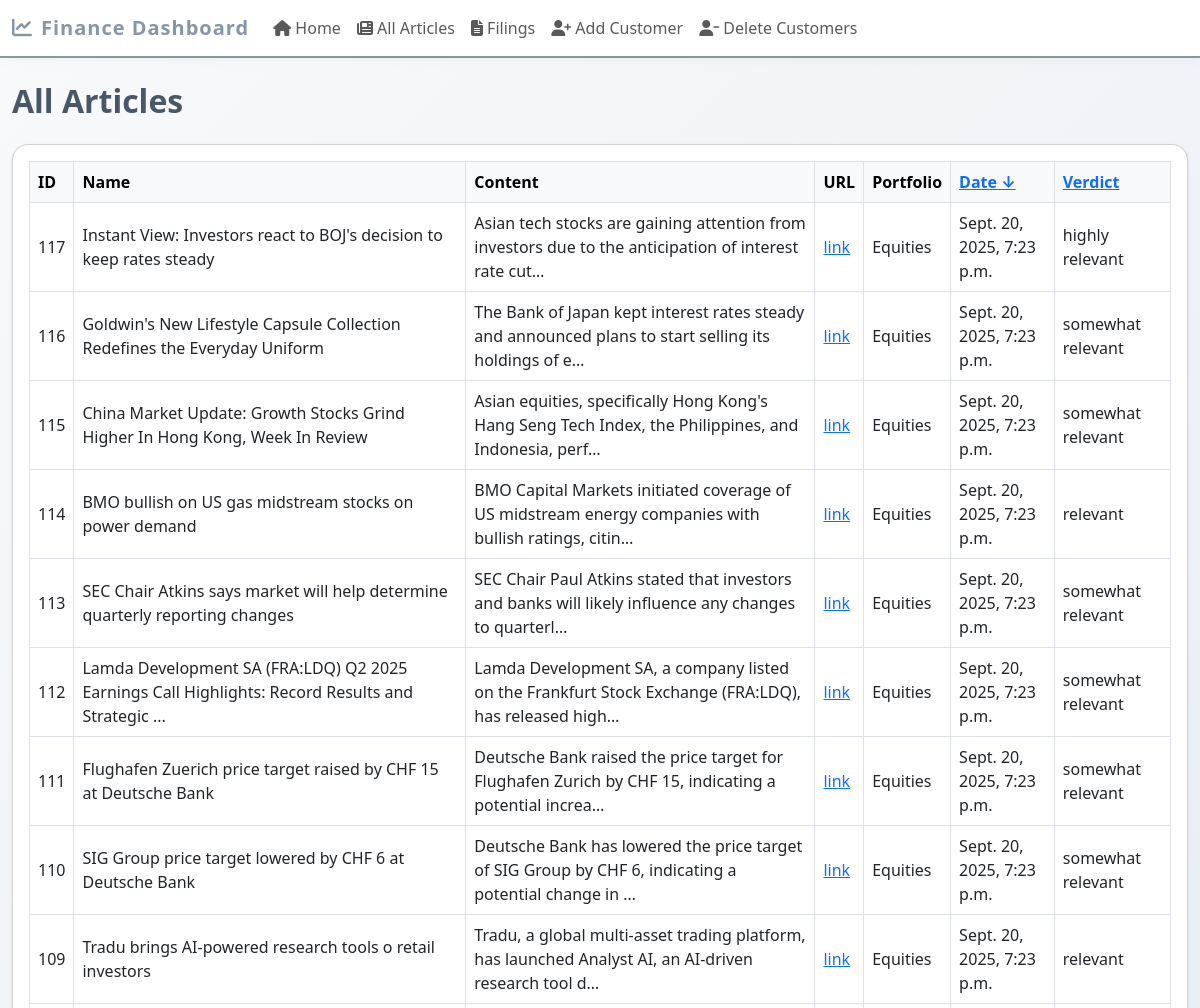
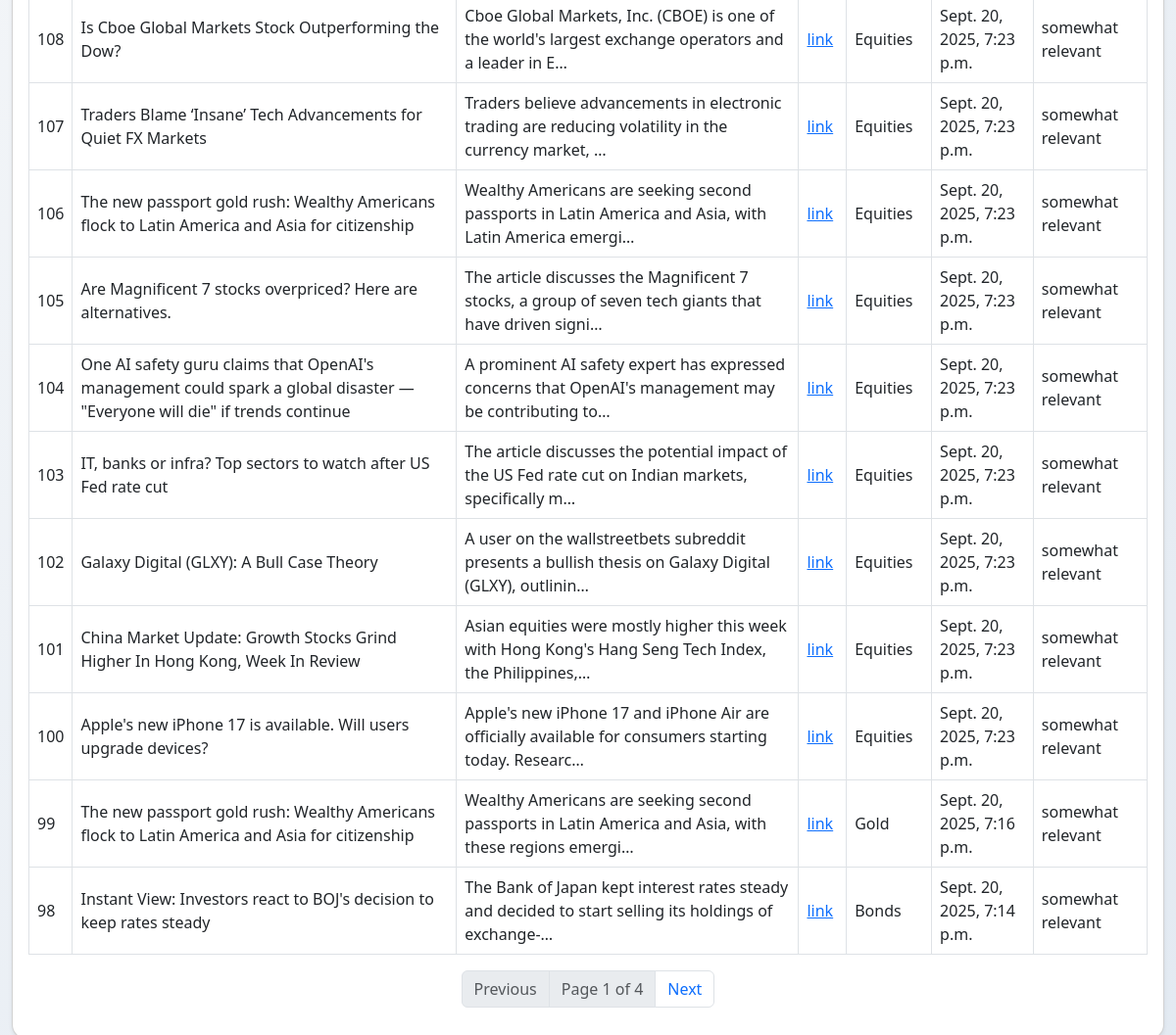
/articles/, run on an earlier commit of the app's database (2 pictures, top to bottom).
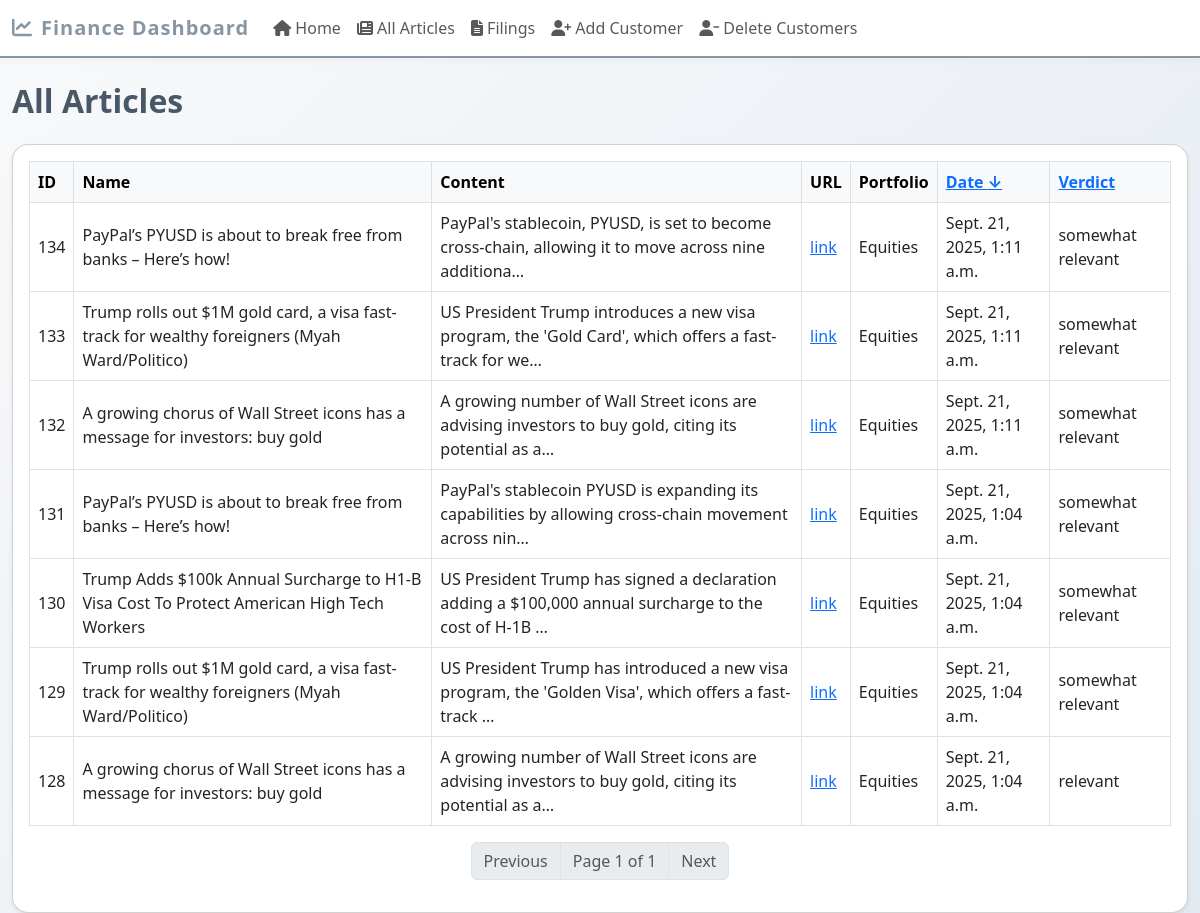
And on a later commit of the database.
### interface/models.py (models this page shows)
class Article(models.Model):
    name = models.CharField(max_length=200)
    content = models.TextField()
    url = models.URLField(max_length=200)
    portfolio = models.TextField()
    date = models.DateTimeField(auto_now_add=True)
    verdict = models.CharField(max_length=100, blank=True, null=True)

### interface/views.py (the view)
# urls.py: path('articles/', views.article_list, name='article_list'),
def article_list(request):
    sort = request.GET.get('sort', 'date')
    order = request.GET.get('order', 'desc')
    if sort == 'relevancy':
        ordering = ['highly relevant', 'relevant', 'somewhat relevant', 'not relevant']
        articles = list(Article.objects.all())
        articles.sort(key=lambda a: ordering.index(a.verdict) if a.verdict in ordering else 99)
        if order == 'desc':
            articles = articles[::-1]
    else:
        articles = Article.objects.all().order_by('-date' if order == 'desc' else 'date')
    paginator = Paginator(articles, 20)
    page_number = request.GET.get('page')
    page_obj = paginator.get_page(page_number)
    return render(request, 'article_list.html', {'page_obj': page_obj, 'sort': sort, 'order': order})

### interface/templates/article_list.html (shortened to what this page needs)
{% extends "base.html" %}
{% block content %}
<h2 class="mb-4">All Articles</h2>
<div class="card shadow-sm">
    <div class="card-body">
        <div class="table-responsive">
            <table class="table table-bordered table-hover align-middle bg-white">
                <thead class="table-light">
                    <tr>
                        <th>ID</th>
                        <th>Name</th>
                        <th>Content</th>
                        <th>URL</th>
                        <th>Portfolio</th>
                        <th>
                            <a href="?sort=date&order={% if sort == 'date' and order == 'desc' %}asc{% else %}desc{% endif %}{% if page_obj.number > 1 %}&page={{ page_obj.number }}{% endif %}">
                                Date
                                {% if sort == 'date' %}
                                    {% if order == 'desc' %}&#8595;{% else %}&#8593;{% endif %}
                                {% endif %}
                            </a>
                        </th>
                        <th>
                            <a href="?sort=relevancy&order={% if sort == 'relevancy' and order == 'desc' %}asc{% else %}desc{% endif %}{% if page_obj.number > 1 %}&page={{ page_obj.number }}{% endif %}">
                                Verdict
                            </a>
                        </th>
                    </tr>
                </thead>
                <tbody>
                    {% for article in page_obj %}
                    <tr>
                        <td>{{ article.id }}</td>
                        <td>{{ article.name }}</td>
                        <td>
                            <span data-bs-toggle="tooltip" data-bs-placement="top" title="{{ article.content|escape }}">
                                {{ article.content|truncatechars:100 }}
                            </span>
                        </td>
                        <td><a href="{{ article.url }}" target="_blank">link</a></td>
                        <td>{{ article.portfolio }}</td>
                        <td>{{ article.date }}</td>
                        <td>{{ article.verdict }}</td>
                    </tr>
                    {% empty %}
                    <tr><td colspan="7" class="text-center">No articles found.</td></tr>
                    {% endfor %}
                </tbody>
            </table>
        </div>
        <nav aria-label="Page navigation">
            <ul class="pagination justify-content-center">
                {% if page_obj.has_previous %}
                    <li class="page-item"><a class="page-link" href="?page={{ page_obj.previous_page_number }}{% if sort %}&sort={{ sort }}{% endif %}{% if order %}&order={{ order }}{% endif %}">Previous</a></li>
                {% else %}
                    <li class="page-item disabled"><span class="page-link">Previous</span></li>
                {% endif %}
                <li class="page-item disabled"><span class="page-link">Page {{ page_obj.number }} of {{ page_obj.paginator.num_pages }}</span></li>
                {% if page_obj.has_next %}
                    <li class="page-item"><a class="page-link" href="?page={{ page_obj.next_page_number }}{% if sort %}&sort={{ sort }}{% endif %}{% if order %}&order={{ order }}{% endif %}">Next</a></li>
                {% else %}
                    <li class="page-item disabled"><span class="page-link">Next</span></li>
                {% endif %}
            </ul>
        </nav>
    </div>
</div>
{% endblock %}

What changed in the data, as far as the page shows it:
removed Article: id "117", name "Instant View: Investors react to BOJ's decision to keep rates steady", content "Asian tech stocks are gaining attention from investors due to the anticipation of interest rate cut…", portfolio "Equities", date "Sept. 20, 2025, 7:23 p.m.", verdict "highly relevant"
removed Article: id "116", name "Goldwin's New Lifestyle Capsule Collection Redefines the Everyday Uniform", content "The Bank of Japan kept interest rates steady and announced plans to start selling its holdings of e…", portfolio "Equities", date "Sept. 20, 2025, 7:23 p.m.", verdict "somewhat relevant"
removed Article: id "115", name "China Market Update: Growth Stocks Grind Higher In Hong Kong, Week In Review", content "Asian equities, specifically Hong Kong's Hang Seng Tech Index, the Philippines, and Indonesia, perf…", portfolio "Equities", date "Sept. 20, 2025, 7:23 p.m.", verdict "somewhat relevant"
removed Article: id "114", name "BMO bullish on US gas midstream stocks on power demand", content "BMO Capital Markets initiated coverage of US midstream energy companies with bullish ratings, citin…", portfolio "Equities", date "Sept. 20, 2025, 7:23 p.m.", verdict "relevant"
removed Article: id "113", name "SEC Chair Atkins says market will help determine quarterly reporting changes", content "SEC Chair Paul Atkins stated that investors and banks will likely influence any changes to quarterl…", portfolio "Equities", date "Sept. 20, 2025, 7:23 p.m.", verdict "somewhat relevant"
removed Article: id "112", name "Lamda Development SA (FRA:LDQ) Q2 2025 Earnings Call Highlights: Record Results and Strategic ...", content "Lamda Development SA, a company listed on the Frankfurt Stock Exchange (FRA:LDQ), has released high…", portfolio "Equities", date "Sept. 20, 2025, 7:23 p.m.", verdict "somewhat relevant"
removed Article: id "111", name "Flughafen Zuerich price target raised by CHF 15 at Deutsche Bank", content "Deutsche Bank raised the price target for Flughafen Zurich by CHF 15, indicating a potential increa…", portfolio "Equities", date "Sept. 20, 2025, 7:23 p.m.", verdict "somewhat relevant"
removed Article: id "110", name "SIG Group price target lowered by CHF 6 at Deutsche Bank", content "Deutsche Bank has lowered the price target of SIG Group by CHF 6, indicating a potential change in …", portfolio "Equities", date "Sept. 20, 2025, 7:23 p.m.", verdict "somewhat relevant"
removed Article: id "109", name "Tradu brings AI-powered research tools o retail investors", content "Tradu, a global multi-asset trading platform, has launched Analyst AI, an AI-driven research tool d…", portfolio "Equities", date "Sept. 20, 2025, 7:23 p.m.", verdict "relevant"
removed Article: id "108", name "Is Cboe Global Markets Stock Outperforming the Dow?", content "Cboe Global Markets, Inc. (CBOE) is one of the world's largest exchange operators and a leader in E…", portfolio "Equities", date "Sept. 20, 2025, 7:23 p.m.", verdict "somewhat relevant"
removed Article: id "107", name "Traders Blame ‘Insane’ Tech Advancements for Quiet FX Markets", content "Traders believe advancements in electronic trading are reducing volatility in the currency market, …", portfolio "Equities", date "Sept. 20, 2025, 7:23 p.m.", verdict "somewhat relevant"
removed Article: id "106", name "The new passport gold rush: Wealthy Americans flock to Latin America and Asia for citizenship", content "Wealthy Americans are seeking second passports in Latin America and Asia, with Latin America emergi…", portfolio "Equities", date "Sept. 20, 2025, 7:23 p.m.", verdict "somewhat relevant"
removed Article: id "105", name "Are Magnificent 7 stocks overpriced? Here are alternatives.", content "The article discusses the Magnificent 7 stocks, a group of seven tech giants that have driven signi…", portfolio "Equities", date "Sept. 20, 2025, 7:23 p.m.", verdict "somewhat relevant"
removed Article: id "104", name "One AI safety guru claims that OpenAI's management could spark a global disaster — \"Everyone will die\" if trends continue", content "A prominent AI safety expert has expressed concerns that OpenAI's management may be contributing to…", portfolio "Equities", date "Sept. 20, 2025, 7:23 p.m.", verdict "somewhat relevant"
removed Article: id "103", name "IT, banks or infra? Top sectors to watch after US Fed rate cut", content "The article discusses the potential impact of the US Fed rate cut on Indian markets, specifically m…", portfolio "Equities", date "Sept. 20, 2025, 7:23 p.m.", verdict "somewhat relevant"
removed Article: id "102", name "Galaxy Digital (GLXY): A Bull Case Theory", content "A user on the wallstreetbets subreddit presents a bullish thesis on Galaxy Digital (GLXY), outlinin…", portfolio "Equities", date "Sept. 20, 2025, 7:23 p.m.", verdict "somewhat relevant"
removed Article: id "101", name "China Market Update: Growth Stocks Grind Higher In Hong Kong, Week In Review", content "Asian equities were mostly higher this week with Hong Kong's Hang Seng Tech Index, the Philippines,…", portfolio "Equities", date "Sept. 20, 2025, 7:23 p.m.", verdict "somewhat relevant"
removed Article: id "100", name "Apple's new iPhone 17 is available. Will users upgrade devices?", content "Apple's new iPhone 17 and iPhone Air are officially available for consumers starting today. Researc…", portfolio "Equities", date "Sept. 20, 2025, 7:23 p.m.", verdict "somewhat relevant"
removed Article: id "99", name "The new passport gold rush: Wealthy Americans flock to Latin America and Asia for citizenship", content "Wealthy Americans are seeking second passports in Latin America and Asia, with these regions emergi…", portfolio "Gold", date "Sept. 20, 2025, 7:16 p.m.", verdict "somewhat relevant"
removed Article: id "98", name "Instant View: Investors react to BOJ's decision to keep rates steady", content "The Bank of Japan kept interest rates steady and decided to start selling its holdings of exchange-…", portfolio "Bonds", date "Sept. 20, 2025, 7:14 p.m.", verdict "somewhat relevant"
added Article: id "134", name "PayPal’s PYUSD is about to break free from banks – Here’s how!", content "PayPal's stablecoin, PYUSD, is set to become cross-chain, allowing it to move across nine additiona…", portfolio "Equities", date "Sept. 21, 2025, 1:11 a.m.", verdict "somewhat relevant"
added Article: id "133", name "Trump rolls out $1M gold card, a visa fast-track for wealthy foreigners (Myah Ward/Politico)", content "US President Trump introduces a new visa program, the 'Gold Card', which offers a fast-track for we…", portfolio "Equities", date "Sept. 21, 2025, 1:11 a.m.", verdict "somewhat relevant"
added Article: id "132", name "A growing chorus of Wall Street icons has a message for investors: buy gold", content "A growing number of Wall Street icons are advising investors to buy gold, citing its potential as a…", portfolio "Equities", date "Sept. 21, 2025, 1:11 a.m.", verdict "somewhat relevant"
added Article: id "131", name "PayPal’s PYUSD is about to break free from banks – Here’s how!", content "PayPal's stablecoin PYUSD is expanding its capabilities by allowing cross-chain movement across nin…", portfolio "Equities", date "Sept. 21, 2025, 1:04 a.m.", verdict "somewhat relevant"
added Article: id "130", name "Trump Adds $100k Annual Surcharge to H1-B Visa Cost To Protect American High Tech Workers", content "US President Trump has signed a declaration adding a $100,000 annual surcharge to the cost of H-1B …", portfolio "Equities", date "Sept. 21, 2025, 1:04 a.m.", verdict "somewhat relevant"
added Article: id "129", name "Trump rolls out $1M gold card, a visa fast-track for wealthy foreigners (Myah Ward/Politico)", content "US President Trump has introduced a new visa program, the 'Golden Visa', which offers a fast-track …", portfolio "Equities", date "Sept. 21, 2025, 1:04 a.m.", verdict "somewhat relevant"
added Article: id "128", name "A growing chorus of Wall Street icons has a message for investors: buy gold", content "A growing number of Wall Street icons are advising investors to buy gold, citing its potential as a…", portfolio "Equities", date "Sept. 21, 2025, 1:04 a.m.", verdict "relevant"
Also different on the page:
{{ page_obj.paginator.num_pages }}: "4" → "1"
